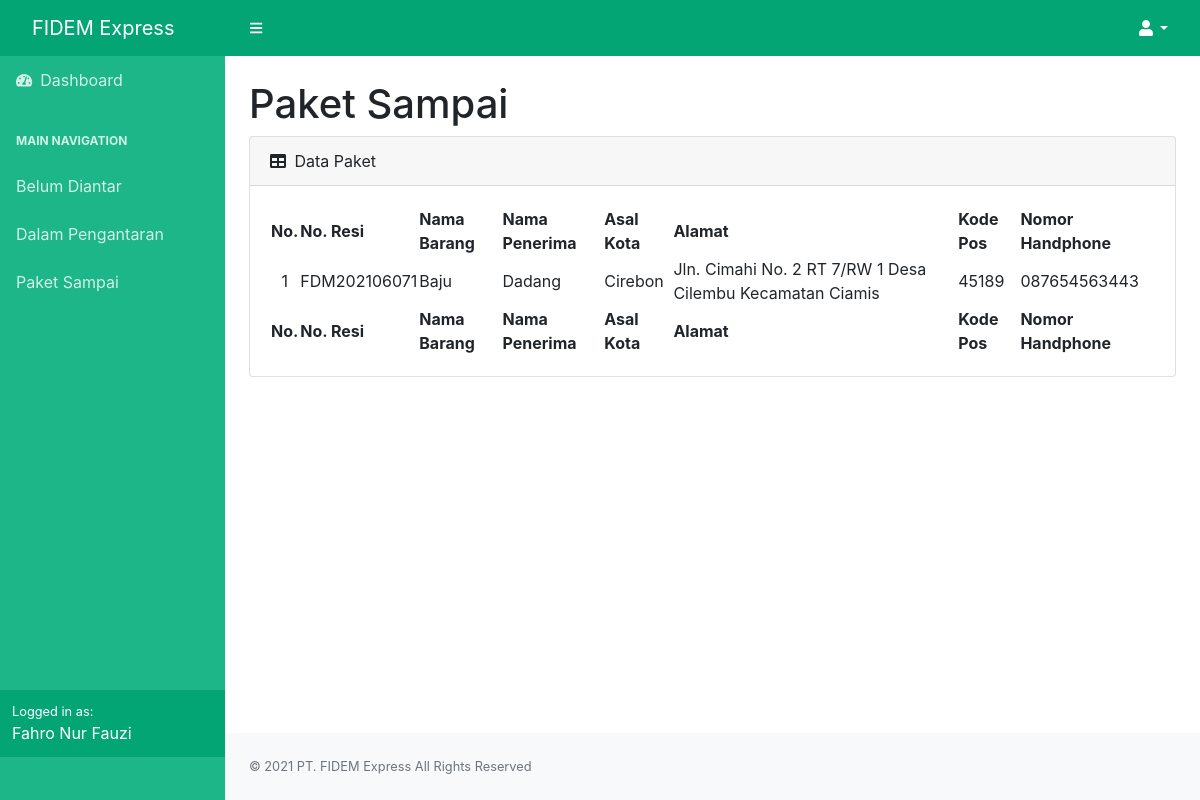
/kurir/sudahkirim.php?id=4&asal_kurir=Cirebon, run on the app's committed database.
### tables this page shows
CREATE TABLE `tb_kurir` (
  `id` int(11) NOT NULL,
  `nama_kurir` varchar(100) NOT NULL,
  `email` varchar(100) NOT NULL,
  `nomor_kurir` varchar(100) NOT NULL,
  `plat_kurir` varchar(50) NOT NULL,
  `asal_kurir` varchar(100) NOT NULL,
  `alamat_kurir` text NOT NULL,
  `username` varchar(100) NOT NULL,
  `password` varchar(500) NOT NULL
);

CREATE TABLE `order` (
  `id` int(11) NOT NULL,
  `no_resi` varchar(50) NOT NULL,
  `tgl_transaksi` varchar(25) NOT NULL,
  `nama_pengirim` varchar(100) NOT NULL,
  `asal_pengirim` varchar(50) NOT NULL,
  `alamat_pengirim` varchar(500) NOT NULL,
  `pos_pengirim` varchar(10) NOT NULL,
  `nomor_pengirim` varchar(25) NOT NULL,
  `nama_penerima` varchar(100) NOT NULL,
  `asal_penerima` varchar(50) NOT NULL,
  `alamat_penerima` varchar(500) NOT NULL,
  `pos_penerima` varchar(10) NOT NULL,
  `nomor_penerima` varchar(25) NOT NULL,
  `nama_barang` varchar(50) NOT NULL,
  `berat_barang` varchar(10) NOT NULL,
  `jenis_barang` varchar(30) NOT NULL,
  `banyak_barang` varchar(5) NOT NULL,
  `total_transaksi` varchar(50) NOT NULL,
  `status` varchar(100) NOT NULL
);

### kurir/sudahkirim.php (the view, shortened to what this page needs)
<?php
require "functions.php";
?>
<?php
$id = $_GET['id'];
$asal_kurir = $_GET['asal_kurir'];
$query = "SELECT * from tb_kurir where id = '$id'";
$query_exec = mysqli_query($conn, $query);
while ($row = mysqli_fetch_array($query_exec)) :
?>
    <!DOCTYPE html>
    <html lang="en">
    <head>
        <link href="https://cdn.jsdelivr.net/npm/simple-datatables@latest/dist/style.css" rel="stylesheet" />
        <link href="css/styles.css" rel="stylesheet" />
        <link rel="stylesheet" href="https://stackpath.bootstrapcdn.com/bootstrap/4.5.0/css/bootstrap.min.css">
        <link rel="stylesheet" href="https://maxcdn.bootstrapcdn.com/font-awesome/4.7.0/css/font-awesome.min.css">
    </head>
    <body class="sb-nav-fixed">
        <nav class="sb-topnav navbar navbar-expand" style="background-color: #04a575;">
            <a class="navbar-brand ps-3" style="color : white;" href="index.php?id=<?php echo $row['id'] ?>&asal_kurir=<?php echo $row['asal_kurir'] ?>">FIDEM Express</a>
            <button class="btn btn-link btn-sm order-1 order-lg-0 me-4 me-lg-0" style="color: white;" id="sidebarToggle" href="#!"><i class="fas fa-bars"></i></button>
            <ul class="navbar-nav ms-auto ms-md-0 me-3 me-lg-4 position-absolute top-2 end-0">
                <li class="nav-item dropdown">
                    <a class="nav-link dropdown-toggle" style="color: white;" id="navbarDropdown" href="#" role="button" data-bs-toggle="dropdown" aria-expanded="false"><i class="fas fa-user fa-fw"></i></a>
                </li>
            </ul>
        </nav>
        <div id="layoutSidenav">
            <div id="layoutSidenav_nav">
                <nav class="sb-sidenav accordion sb-sidenav-dark" id="sidenavAccordion">
                    <div class="sb-sidenav-menu">
                        <div class="nav">
                            <a class="nav-link" href="index.php?id=<?php echo $row['id'] ?>&asal_kurir=<?php echo $row['asal_kurir'] ?>">
                                <div class="sb-nav-link-icon"><i class="fas fa-tachometer-alt"></i></div>
                                Dashboard
                            </a>
                            <div class="sb-sidenav-menu-heading">MAIN NAVIGATION</div>
                            <div>
                                <a class="nav-link" href="belumkirim.php?id=<?php echo $row['id'] ?>&asal_kurir=<?php echo $row['asal_kurir'] ?>">
                                    <div></div>Belum Diantar
                                </a>
                            </div>
                            <div>
                                <a class="nav-link" href="sedangkirim.php?id=<?php echo $row['id'] ?>&asal_kurir=<?php echo $row['asal_kurir'] ?>">
                                    <div></div>Dalam Pengantaran
                                </a>
                            </div>
                            <div>
                                <a class="nav-link" href="sudahkirim.php?id=<?php echo $row['id'] ?>&asal_kurir=<?php echo $row['asal_kurir'] ?>">
                                    <div></div>Paket Sampai
                                </a>
                            </div>
                        </div>
                        <div class="sb-sidenav-footer">
                            <div class="small" style="color: white;">Logged in as:</div>
                            <div style="color: white;">
                                <?php echo $row['nama_kurir']; ?>
                            </div>
                        </div>
                </nav>
            </div>
            <div id="layoutSidenav_content">
                <main>
                    <div class="container-fluid px-4">
                        <h1 class="mt-4">Paket Sampai</h1>
                        <div class="card mb-4">
                            <div class="card-header">
                                <i class="fas fa-table me-1"></i> Data Paket
                            </div>
                            <div class="card-body">
                                <table id="datatablesSimple">
                                    <thead>
                                        <tr>
                                            <th style="text-align: center;">No.</th>
                                            <th>No. Resi</th>
                                            <th>Nama Barang</th>
                                            <th>Nama Penerima</th>
                                            <th>Asal Kota</th>
                                            <th>Alamat</th>
                                            <th>Kode Pos</th>
                                            <th>Nomor Handphone</th>
                                        </tr>
                                    </thead>
                                    <tfoot>
                                        <tr>
                                            <th style="text-align: center;">No.</th>
                                            <th>No. Resi</th>
                                            <th>Nama Barang</th>
                                            <th>Nama Penerima</th>
                                            <th>Asal Kota</th>
                                            <th>Alamat</th>
                                            <th>Kode Pos</th>
                                            <th>Nomor Handphone</th>
                                        </tr>
                                    </tfoot>
                                    <?php
                                    $no = 1;
                                    $data = mysqli_query($conn, "SELECT * from `order` where `status` = 'Diterima Ybs' and asal_penerima = '$asal_kurir'");
                                    while ($d = mysqli_fetch_array($data)) {
                                    ?>
                                        <tr>
                                            <td style="text-align: center;"><?php echo $no++; ?></td>
                                            <td><?php echo $d['no_resi']; ?></td>
                                            <td><?php echo $d['nama_barang']; ?></td>
                                            <td><?php echo $d['nama_penerima']; ?></td>
                                            <td><?php echo $d['asal_penerima']; ?></td>
                                            <td><?php echo $d['alamat_penerima']; ?></td>
                                            <td><?php echo $d['pos_penerima']; ?></td>
                                            <td><?php echo $d['nomor_penerima']; ?></td>
                                        </tr>
                            </div>
                        <?php
                                    }
                        ?>
                        </div>
                    </div>
            </div>
        <?php endwhile; ?>
        <footer class="py-4 bg-light mt-auto">
            <div class="container-fluid px-4">
                <div class="d-flex align-items-center justify-content-between small">
                <div class="text-muted">&copy; 2021 PT. FIDEM Express All Rights Reserved</div>
                </div>
            </div>
        </footer>
        </div>
    </body>
    </html>

### data on the page
tb_kurir: nama_kurir "Fahro Nur Fauzi"
order: no_resi "FDM202106071", nama_barang "Baju", nama_penerima "Dadang", asal_penerima "Cirebon", alamat_penerima "Jln. Cimahi No. 2 RT 7/RW 1 Desa Cilembu Kecamatan Ciamis", pos_penerima "45189", nomor_penerima "087654563443"
